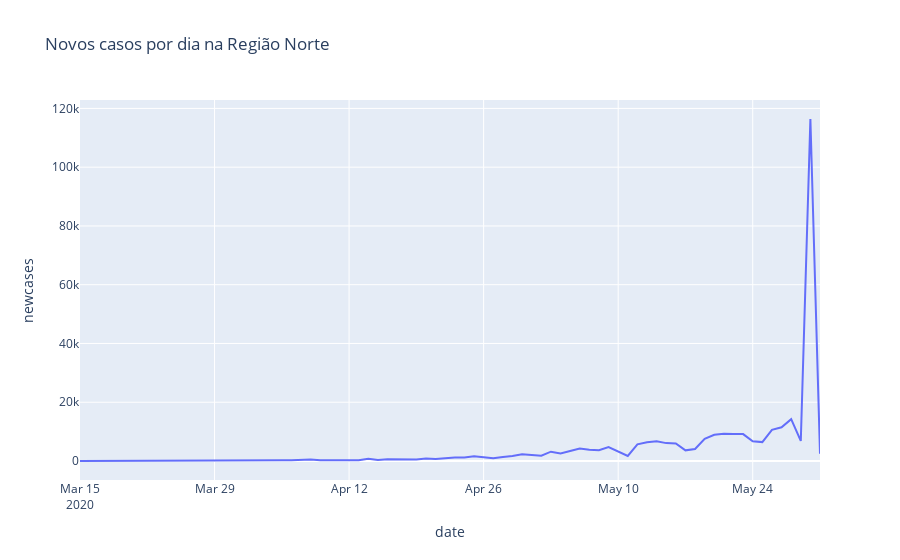

Write notebook code for a chart like this one.
### Code cell
# grafico de novos casos confirmados na região norte
px.line(north, x='date', y='newcases', title='Novos casos por dia na Região Norte')
